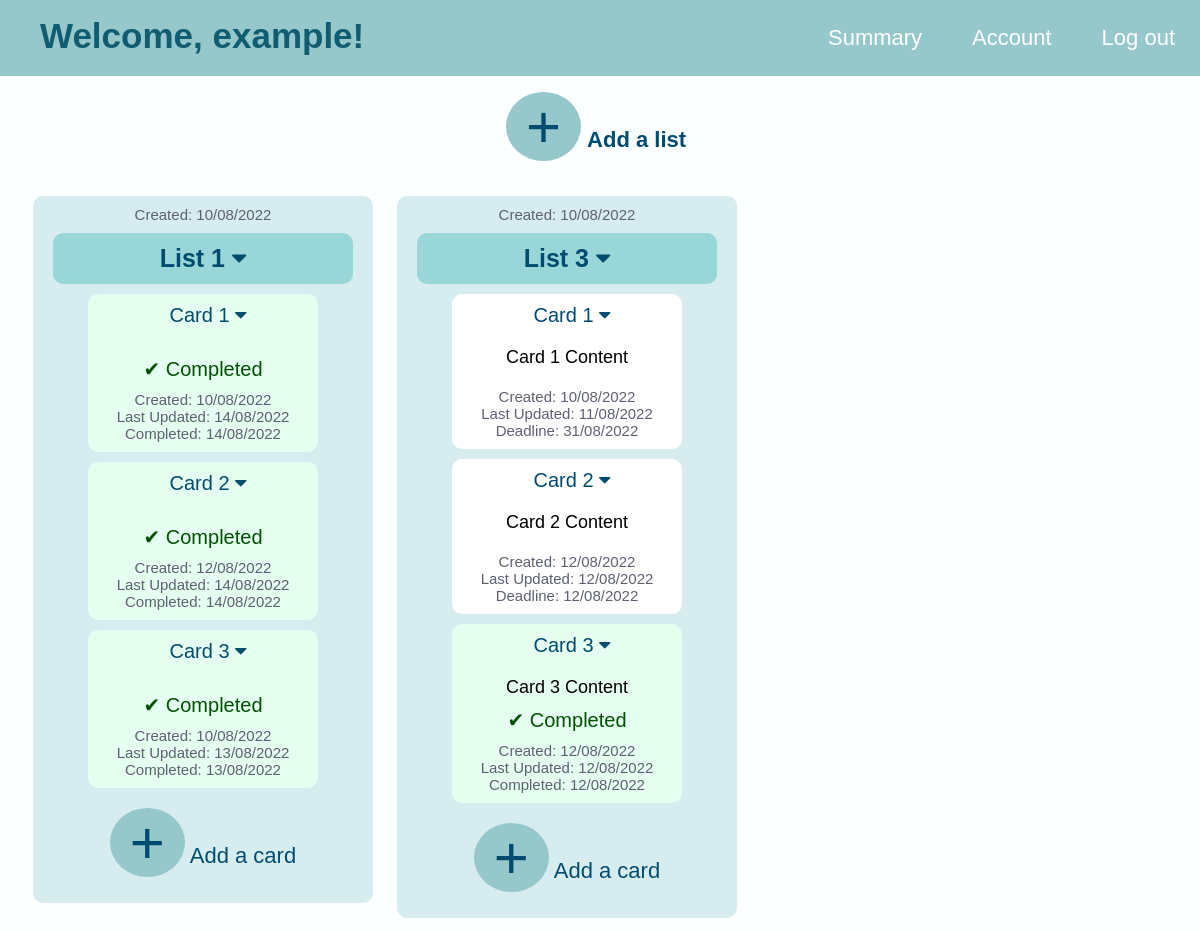
The app's page /example with its own data.
### application/models.py (models this page shows)
class User(db.Model):
    __tablename__ = "User"
    UserID = db.Column(db.Integer, autoincrement=True, primary_key=True)
    Username = db.Column(db.String, unique=True, nullable=False)
    EmailID = db.Column(db.String)
    Password = db.Column(db.String, nullable=False)

class List(db.Model):
    __tablename__ = "List"
    ListID = db.Column(db.Integer, autoincrement=True, primary_key=True)
    UserID = db.Column(db.Integer, db.ForeignKey("User.UserID"), unique=True, nullable=False)
    Name = db.Column(db.String, nullable=False)
    Description = db.Column(db.String)
    Created_time = db.Column(db.String, nullable=False)

class Card(db.Model):
    __tablename__ = "Card"
    CardID = db.Column(db.Integer, autoincrement=True, primary_key=True)
    ListID = db.Column(db.Integer, db.ForeignKey("List.ListID"), unique=True, nullable=False)
    UserID = db.Column(db.Integer, db.ForeignKey("User.UserID"), unique=True, nullable=False)
    Title = db.Column(db.String, nullable=False)
    Content = db.Column(db.String)
    Deadline = db.Column(db.String, nullable=False)
    Complete = db.Column(db.Integer, nullable=False)
    Created_time = db.Column(db.String, nullable=False)
    Last_updated_time = db.Column(db.String, nullable=False)
    Completed_time = db.Column(db.String)

### application/controllers.py (the view)
@app.route("/<username>")
def home(username):
    user = User.query.filter_by(Username=username).first()
    lists = List.query.filter_by(UserID=user.UserID).all()
    if lists==[]:
        return render_template("nolists.html",username = user.Username)
    else:
        c_cards = Card.query.filter_by(UserID=user.UserID, Complete="1")
        d_cards = Card.query.filter_by(UserID=user.UserID, Complete="0")
        return render_template("home.html",username = user.Username, lists = lists, dcards = d_cards, ccards = c_cards)

### templates/home.html (shortened to what this page needs)
<!DOCTYPE html>
    <head>
        <link rel="stylesheet" href="https://cdnjs.cloudflare.com/ajax/libs/font-awesome/4.7.0/css/font-awesome.min.css">
    </head>
    <body>
        <div class="header" style="color:#ffffff">
            <ul>
                <li><a class = "logo" href="{{url_for('home',username=username)}}">Welcome, {{username}}!</a></li>
                <li><a class = "block" href="{{url_for('logout')}}">Log out </a></li>
                <li><a class = "block" href="{{url_for('account',username=username)}}">Account </a></li>
                <li><a class = "block" href="{{url_for('summary',username=username)}}">Summary </a></li>
            </ul>
        </div>
        <div class="info">
            <p>
                <div class="addbtn">
                    <a href="{{url_for('addlist',username=username)}}">+</a> <strong>Add a list   </strong>
                </div>
            </p>
            <table>
                <tr>
                    {% for list in lists %}
                        <td>
                            <div class="list">
                                <div class="date">Created: {{list["Created_time"]}} </div>
                                <div class="listname">
                                    <button class="listbtn">
                                        {{list["Name"]}}
                                        <i class="fa fa-caret-down" aria-hidden="true"></i>
                                    </button>
                                </div>
                                <table>
                                    {% for card in dcards %}
                                        {% if card['ListID'] == list['ListID'] %}
                                            <tr >
                                                <div class="card">
                                                    <div class="cardname">
                                                        <div class="cardbtn">
                                                            {{card['Title']}}
                                                            <i class="fa fa-caret-down" aria-hidden="true"></i>
                                                        </div>
                                                    </div>
                                                    <div class="content">
                                                        {{card["Content"]}}
                                                    </div>
                                                    <div class="date">
                                                        Created: {{card['Created_time']}} <br>
                                                        Last Updated: {{card['Last_updated_time']}} <br>
                                                        Deadline: {{card['Deadline']}}
                                                    </div>
                                                </div>
                                            </tr>
                                        {% endif %}
                                    {% endfor %}
                                    {% for card in ccards %}
                                        {% if card['ListID'] == list['ListID'] %}
                                            <tr >
                                                <div class="ccard">
                                                    <div class="cardname">
                                                        <div class="cardbtn">
                                                            {{card['Title']}}
                                                            <i class="fa fa-caret-down" aria-hidden="true"></i>
                                                        </div>
                                                    </div>
                                                    <div class="content">
                                                        {{card["Content"]}}
                                                    </div>
                                                    <div class="complete">
                                                        &#10004; Completed
                                                    </div>
                                                    <div class="date">
                                                        Created: {{card['Created_time']}} <br>
                                                        Last Updated: {{card['Last_updated_time']}} <br>
                                                        Completed: {{card['Completed_time']}}
                                                    </div>
                                                </div>
                                            </tr>
                                        {% endif %}
                                    {% endfor %}
                                </table>
                                <div class="addbtn">
                                    <a href="{{url_for('addcard',username=username, listid = list['ListID'])}}">+</a>
                                    Add a card
                                </div>
                                <br>
                            </div>
                        </td>
                    {% endfor %}
                </tr>
            </table>
        </div>
    </body>
</html>

### templates/home.html (style rules this page uses)
body { background-color: #e7ffff26; font-family: 'Gill Sans', 'Gill Sans MT', Calibri, 'Trebuchet MS', sans-serif; margin-left: 0; margin-bottom: 0; }
.header { overflow: hidden; margin: 0px; background-color: #95c7cb; padding: 0px 0px; position: fixed; top: 0; width: 100%; left:0; }
.header ul { margin: 0; padding: 0; list-style-type: none; }
.header .block { display: block; color: white; text-align: center; padding: 25px 25px; float: right; text-decoration: none; font-size: 22px; }
.header .logo { color: rgb(16, 92, 113); font-weight: bold; text-decoration: none; float: left; font-size: 35px; padding: 16px 40px; }
.info { padding-top: 50px; padding-left: 20px; padding-right: 20px; margin-top: 20px; font-size: 22px; color: #004c70; text-align: center; }
.info .addbtn a { text-decoration: none; background-color: #95c7cb; color: #004c70; padding: 1px 20px; border-radius: 50%; font-size: 60px; }
.info .list { padding-left: 20px; padding-right: 20px; margin: 10px; text-align: center; display: block; background-color: #d7ecee; min-height: 500px; width: 300px; border-radius: 10px; }
.info .list .date { font-size: 15px; color: rgb(94, 97, 113); padding: 10px; }
.info .list .listname { padding: 10px; text-align: center; display:block; border-radius: 10px; background-color: #72caca9c; border: none; font-size: 20px; }
.info .list .listname .listbtn { font-size: 25px; margin: 0; border: none; background-color: #72caca00; font-weight: bold; color:#004c70; font-family: inherit; }
.info .list .card { margin-top: 10px; margin-left: auto; margin-right: auto; margin-bottom: 10px; width: 230px; display: block; background-color: white; border-radius: 10px; }
.info .list .ccard { margin-top: 10px; margin-left: auto; margin-right: auto; margin-bottom: 10px; width: 230px; display: block; background-color: rgb(229, 255, 240); border-radius: 10px; }
.info .list .ccard .complete { font-size: 20px; color: rgb(0, 81, 0); }
.info .list .cardname { padding: 10px; margin-top: 5px; font-family: 'Gill Sans', 'Gill Sans MT', Calibri, 'Trebuchet MS', sans-serif; font-size: 20px; color: #004c70; width: 220px; border-radius: 10px; text-align: center; }
.info .list .content { color: black; font-size: 18px; padding: 10px; }
.info .list .addbtn { margin-top: 10px; }
.info table tr { vertical-align: top; }

### records on screen
User: Username "example"
List: Created_time "10/08/2022", Name "List 1"
Card: Title "Card 1", Created_time "10/08/2022", Last_updated_time "14/08/2022", Completed_time "14/08/2022"
Card: Title "Card 2", Created_time "12/08/2022", Last_updated_time "14/08/2022", Completed_time "14/08/2022"
Card: Title "Card 3", Created_time "10/08/2022", Last_updated_time "13/08/2022", Completed_time "13/08/2022"
List: Created_time "10/08/2022", Name "List 3"
Card: Title "Card 1", Content "Card 1 Content", Created_time "10/08/2022", Last_updated_time "11/08/2022", Deadline "31/08/2022"
Card: Title "Card 2", Content "Card 2 Content", Created_time "12/08/2022", Last_updated_time "12/08/2022", Deadline "12/08/2022"
Card: Title "Card 3", Content "Card 3 Content", Created_time "12/08/2022", Last_updated_time "12/08/2022", Completed_time "12/08/2022"
